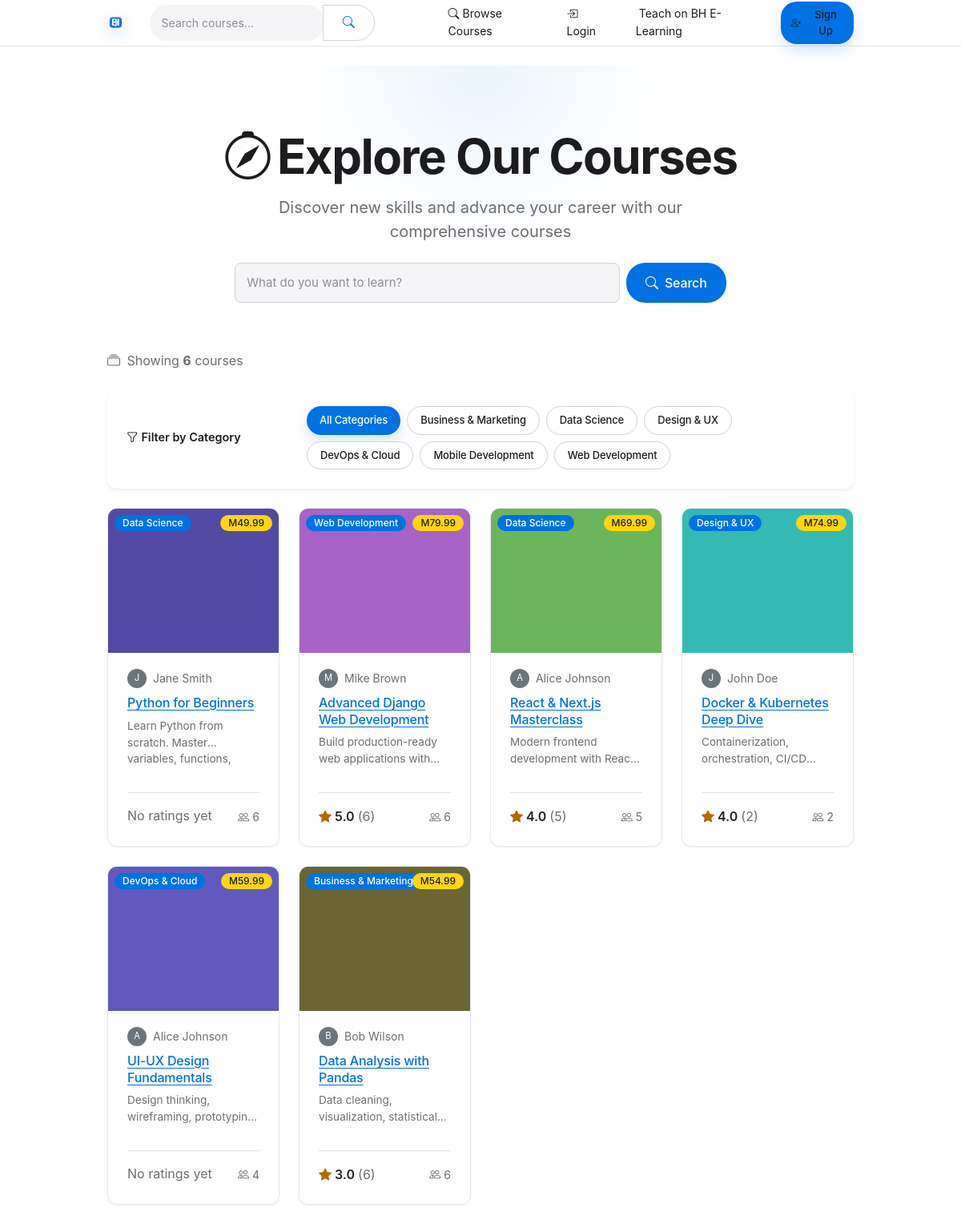
Page /courses/ on the earlier database version.
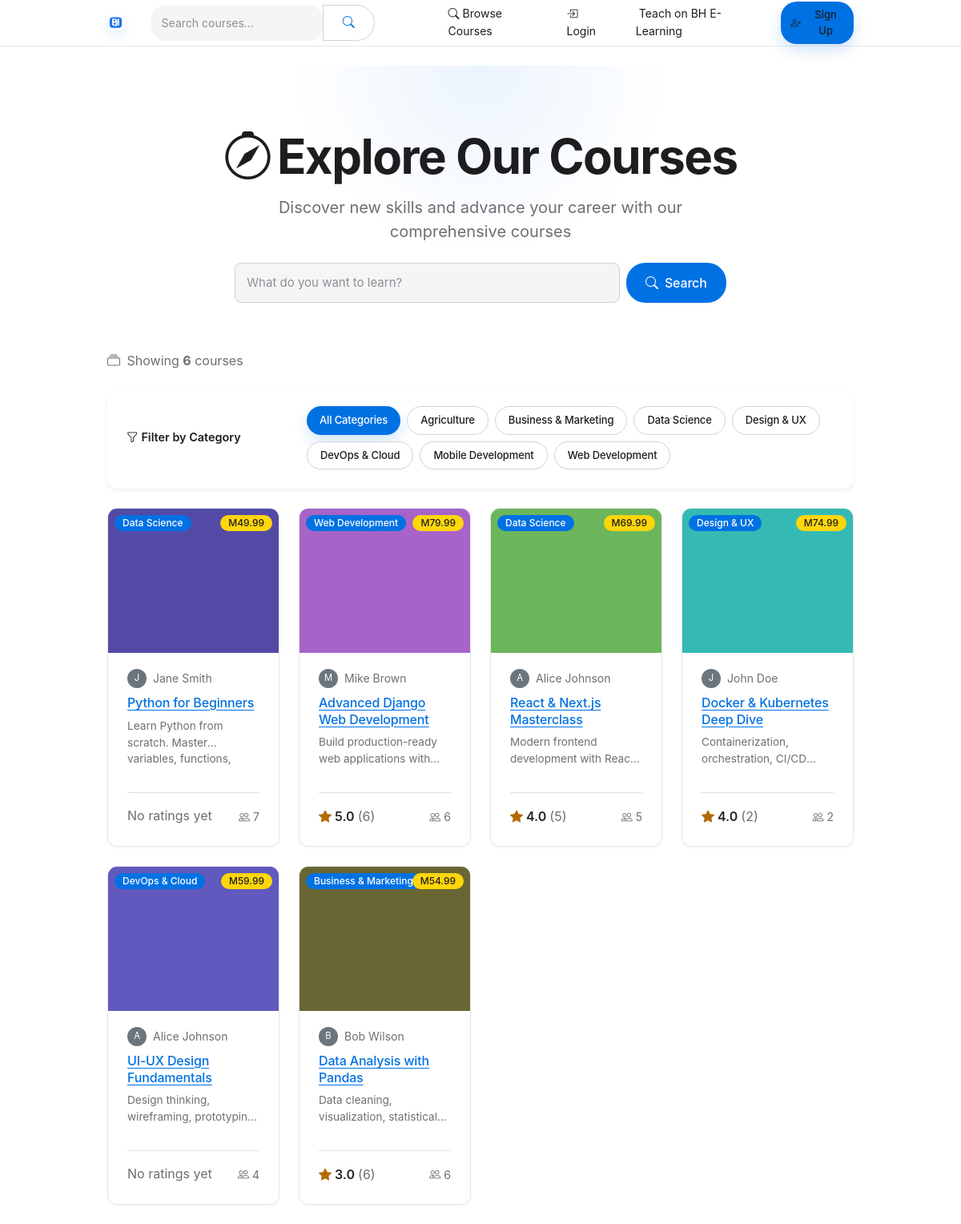
Same page on the later database version.
### apps/courses/models.py (models this page shows, shortened)
class Category(models.Model):
    name = models.CharField(max_length=100)
    slug = models.SlugField(unique=True)
    class Meta:
        verbose_name_plural = 'Categories'

class Course(models.Model):
    title = models.CharField(max_length=200)
    slug = models.SlugField(unique=True)
    instructor = models.ForeignKey(User, on_delete=models.CASCADE, related_name='courses_teaching')
    category = models.ForeignKey(Category, on_delete=models.SET_NULL, null=True, related_name='courses')
    description = CKEditor5Field(config_name='extends')      # CKEditor 5
    thumbnail = models.ImageField(upload_to='courses/thumbnails/')
    price = models.DecimalField(max_digits=8, decimal_places=2, default=0.00)
    is_published = models.BooleanField(default=False)
    created_at = models.DateTimeField(auto_now_add=True)
    updated_at = models.DateTimeField(auto_now=True)

### apps/accounts/models.py (models this page shows, shortened)
class User(AbstractUser):
    email = models.EmailField(unique=True)          # override to make unique
    is_instructor = models.BooleanField(default=False)
    bio = models.TextField(blank=True)
    profile_picture = models.ImageField(upload_to='profiles/', blank=True, null=True)
    USERNAME_FIELD = 'email'
    REQUIRED_FIELDS = ['username']          # still required for createsuperuser; we auto-generate in forms

### apps/courses/views.py (the view, shortened to what this page needs)
# urls.py: path('courses/', CourseListView.as_view(), name='course_list'),          # course listing with search/filter
class CourseListView(ListView):
    model = Course
    template_name = 'courses/course_list.html'
    context_object_name = 'courses'
    paginate_by = 12
    def get_queryset(self):
        queryset = Course.objects.filter(is_published=True).select_related('instructor', 'category')
        query = self.request.GET.get('q')
        category_slug = self.request.GET.get('category')
        if category_slug:
            queryset = queryset.filter(category__slug=category_slug)
        queryset = queryset.annotate(
            enrolled_count=Count('enrollments'),
            average_rating=Avg('reviews__rating'),
            review_count=Count('reviews')
        )
        sort_by = self.request.GET.get('sort', '-created_at')
        if sort_by in ['title', '-title', 'price', '-price', 'average_rating', '-average_rating']:
            queryset = queryset.order_by(sort_by)
        return queryset
    def get_context_data(self, **kwargs):
        context = super().get_context_data(**kwargs)
        context['categories'] = Category.objects.annotate(
            course_count=Count('courses', filter=Q(courses__is_published=True))
        ).order_by('name')
        return context

### templates/courses/course_list.html (shortened to what this page needs)
{% extends 'base.html' %}
{% load static %}
{% block content %}
<div class="hero-section text-center">
    <div class="container">
        <h1 class="display-5 fw-bold mb-3"><i class="bi bi-compass me-2"></i>Explore Our Courses</h1>
        <p class="lead mb-4">Discover new skills and advance your career with our comprehensive courses</p>
        <div class="row justify-content-center">
            <div class="col-md-8">
                <form method="get" action="{% url 'course_list' %}" class="d-flex">
                    <input type="text" name="q" class="form-control form-control-lg me-2" placeholder="What do you want to learn?" value="{{ request.GET.q }}">
                    <button type="submit" class="btn btn-light btn-lg px-4">
                        <i class="bi bi-search me-1"></i>Search
                    </button>
                </form>
            </div>
        </div>
    </div>
</div>
<div class="container">
    <div class="row mb-4">
        <div class="col-12">
            <div class="d-flex justify-content-between align-items-center flex-wrap gap-2">
                <p class="text-muted mb-0">
                    <i class="bi bi-collection me-1"></i>
                    Showing <strong>{{ page_obj.paginator.count }}</strong> course{{ page_obj.paginator.count|pluralize }}
                </p>
            </div>
        </div>
    </div>
    <div class="card mb-4 border-0 shadow-sm">
        <div class="card-body">
            <div class="row align-items-center g-3">
                <div class="col-md-3">
                    <label class="form-label fw-semibold mb-1">
                        <i class="bi bi-funnel me-1"></i>Filter by Category
                    </label>
                </div>
                <div class="col-md-9">
                    <div class="d-flex flex-wrap gap-2">
                        <a href="{% url 'course_list' %}" class="btn {% if not request.GET.category %}btn-primary{% else %}btn-outline-secondary{% endif %} btn-sm rounded-pill px-3">
                            All Categories
                        </a>
                        {% for category in categories %}
                            <a href="?category={{ category.slug }}{% if request.GET.q %}&q={{ request.GET.q }}{% endif %}"
                               class="btn {% if request.GET.category == category.slug %}btn-primary{% else %}btn-outline-secondary{% endif %} btn-sm rounded-pill px-3">
                                {{ category.name }}
                            </a>
                        {% endfor %}
                    </div>
                </div>
            </div>
        </div>
    </div>
    {% if courses %}
    <div class="row g-4">
        {% for course in courses %}
        <div class="col-md-4 col-lg-3">
            <div class="card h-100 fade-in" style="animation-delay: {{ forloop.counter0|add:1 }}00ms;">
                <div class="position-relative">
                    {% if course.thumbnail %}
                        <img src="{{ course.thumbnail.url }}" class="card-img-top" alt="{{ course.title }}" style="height: 180px; object-fit: cover;">
                    {% else %}
                        <div class="card-img-top bg-gradient d-flex align-items-center justify-content-center" style="height: 180px; background: linear-gradient(135deg, #4e73df 0%, #224abe 100%);">
                            <i class="bi bi-book text-white" style="font-size: 3rem;"></i>
                        </div>
                    {% endif %}
                    {% if course.category %}
                        <span class="position-absolute top-0 start-0 m-2 badge bg-primary">
                            {{ course.category.name }}
                        </span>
                    {% endif %}
                    <span class="position-absolute top-0 end-0 m-2 badge {% if course.price == 0 %}bg-success{% else %}bg-warning text-dark{% endif %}">
                        {% if course.price == 0 %}Free{% else %}M{{ course.price }}{% endif %}
                    </span>
                </div>
                <div class="card-body d-flex flex-column">
                    <div class="d-flex align-items-center mb-2">
                        {% if course.instructor.profile.avatar %}
                            <img src="{{ course.instructor.profile.avatar.url }}" alt="{{ course.instructor.get_full_name }}" class="rounded-circle me-2" style="width: 24px; height: 24px; object-fit: cover;">
                        {% else %}
                            <div class="rounded-circle bg-secondary text-white d-flex align-items-center justify-content-center me-2" style="width: 24px; height: 24px; font-size: 0.7rem;">
                                {{ course.instructor.get_full_name|first|upper }}
                            </div>
                        {% endif %}
                        <small class="text-muted">{{ course.instructor.get_full_name|default:course.instructor.username }}</small>
                    </div>
                    <h5 class="card-title text-dark mb-2" style="font-size: 1rem; line-height: 1.3;">
                        <a href="{% url 'course_detail' course.slug %}" class="text-decoration-none text-dark stretched-link">
                            {{ course.title }}
                        </a>
                    </h5>
                    <p class="card-text text-muted flex-grow-1" style="font-size: 0.85rem; display: -webkit-box; -webkit-line-clamp: 2; -webkit-box-orient: vertical; overflow: hidden;">
                        {{ course.description|striptags|truncatewords:15 }}
                    </p>
                    <div class="d-flex justify-content-between align-items-center mt-3 pt-3 border-top">
                        <div class="d-flex align-items-center">
                            {% with avg_rating=course.average_rating %}
                                {% if avg_rating %}
                                    <span class="text-warning me-1">
                                        <i class="bi bi-star-fill"></i>
                                    </span>
                                    <span class="fw-semibold">{{ avg_rating|floatformat:1 }}</span>
                                    <span class="text-muted ms-1">({{ course.review_count }})</span>
                                {% else %}
                                    <span class="text-muted">No ratings yet</span>
                                {% endif %}
                            {% endwith %}
                        </div>
                        <div class="text-muted">
                            <small><i class="bi bi-people me-1"></i>{{ course.enrolled_count }}</small>
                        </div>
                    </div>
                </div>
            </div>
        </div>
        {% endfor %}
    </div>
    {% endif %}
</div>
{% endblock %}

Differences in the rows shown:
added Category: name "Agriculture"
computed for Course "Python for Beginners": enrolled_count "6" → "7"
